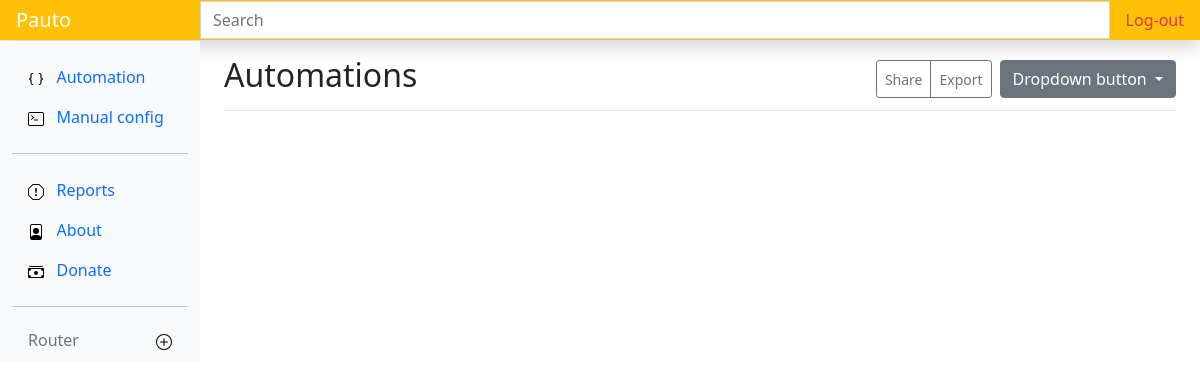
/1/router (signed in), run on an earlier commit of the app's database.
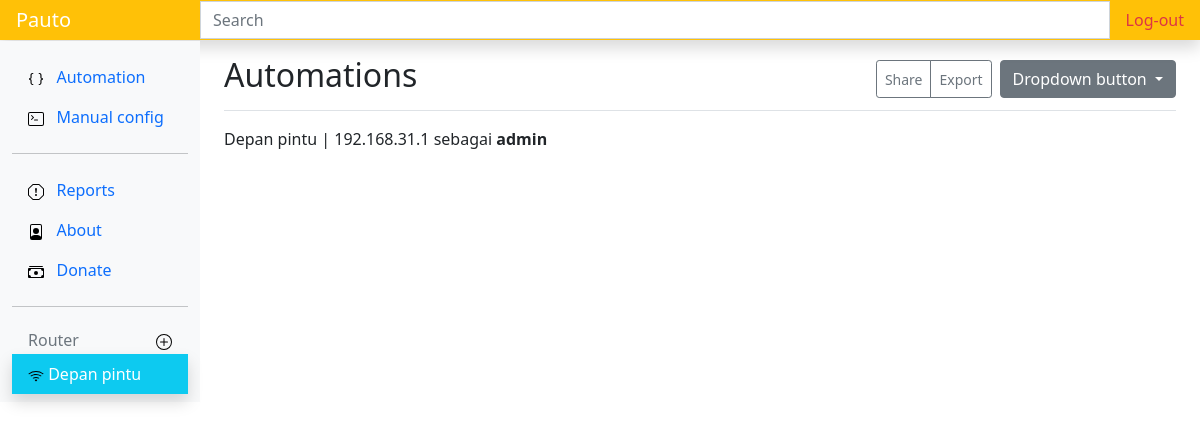
And on a later commit of the database.
### routerapp/models.py (models this page shows, shortened)
class Routerm(models.Model):
    nama = models.CharField(max_length=50)
    host = models.CharField(max_length=50)
    user = models.CharField(max_length=30)
    password = models.CharField(max_length=50, blank=True)
    kecepatan_internet = models.IntegerField(blank=True)
    pub_date = models.DateField(auto_now=True)
    pass

### routerapp/views.py (the view)
# urls.py: path('<int:id>/router',views.router, name='router'),
@login_required(login_url=settings.LOGIN_URL)
def router(request, id):
    auto = Automation.objects.all()
    router=Routerm.objects.all()
    idk=id
    data=Routerm.objects.filter(pk=id)
    context = {
        'auto': auto,
        'data' : data,
        'router': router,
        'idk':idk
    }
    return render(request,'detailrouter.html',context)

### routerapp/templates/detailrouter.html (shortened to what this page needs)
{% extends 'base.html' %}
{% load static %}
{% block judul %}
Automations
{% endblock judul %}
{% block content %}
    {% for data in data %}
    {{data.nama}} |
    {{data.host}} sebagai
    <strong> {{data.user}}</strong>
    {% endfor %}
{% endblock content %}
{% block router %}
   {% for router in router %}
        <li class="nav-item ">
        <a class="nav-link {% if idk == router.id %}shadow text-white bg-info{% endif %}" href="{% url 'router' router.id %}">
            <img src="{% static 'icons/wifi.svg' %}" alt="">
            {{router.nama}}
        </a>
    </li>
    {% endfor %}
{% endblock router %}

What changed in the data, as far as the page shows it:
added Routerm: nama "Depan pintu", host "192.168.31.1", user "admin"
